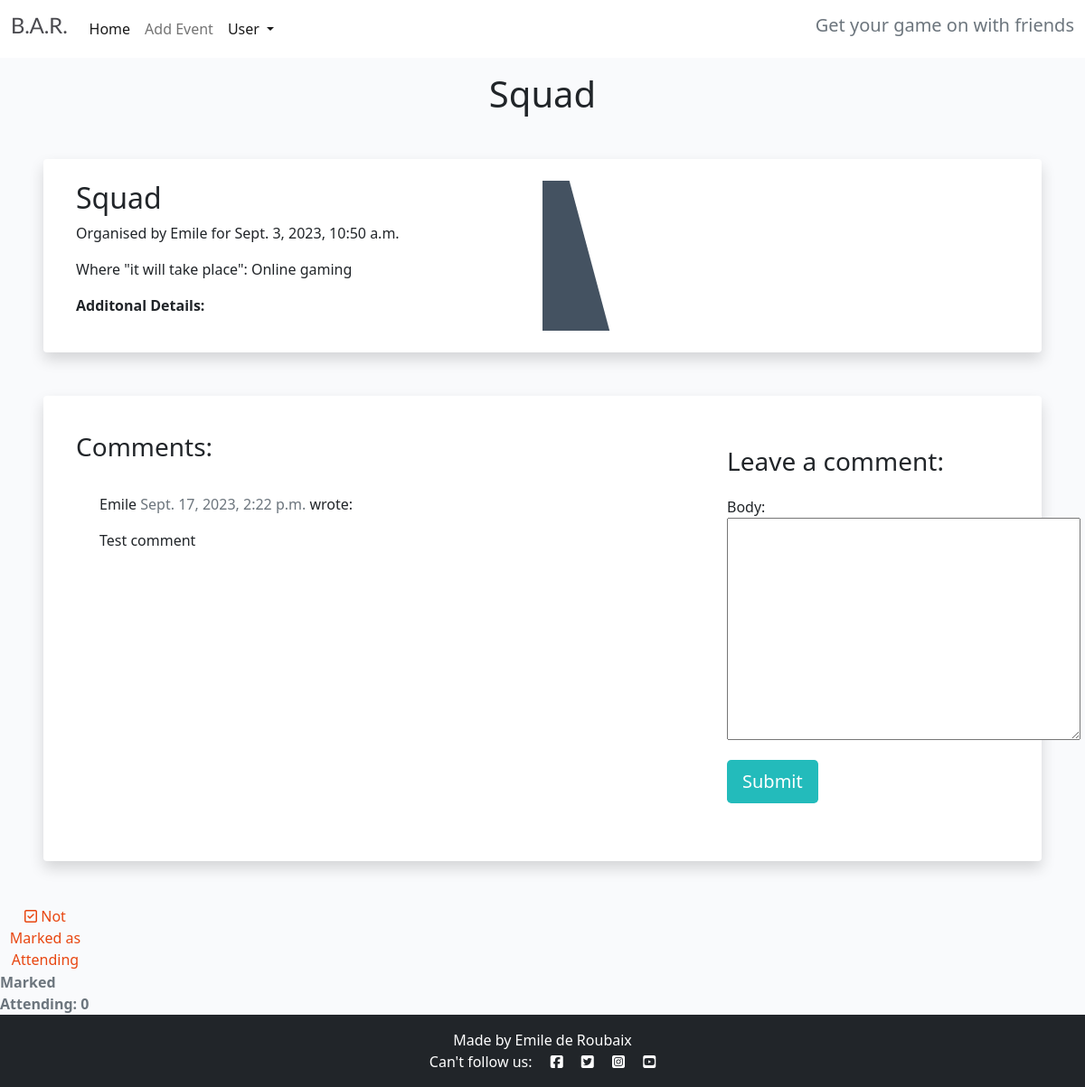
/booking-details/5 (signed in), run on the app's committed database.
### game_dates/models.py (models this page shows, shortened)
class Appointment(models.Model):
    user = models.ForeignKey(
        User, on_delete=models.CASCADE, null=True, blank=True)
    type = models.CharField(
        max_length=50, choices=SERVICE_CHOICES, default="Online gaming")
    day = models.DateField(default=datetime.now)
    time = models.CharField(
        max_length=24, choices=TIME_CHOICES)
    updated_on = models.DateTimeField(auto_now=True)
    description = models.CharField(
        max_length=50, null=True)
    content = models.TextField()
    created_on = models.DateTimeField(auto_now_add=True)
    approved = models.BooleanField(default=True)
    attending = models.ManyToManyField(
        User, related_name='event_attending', blank=True)
    class Meta:
        ordering = ["-created_on"]
    def number_of_attendees(self):
        return self.attending.count()

class Comment(models.Model):
    post = models.ForeignKey(Appointment, on_delete=models.CASCADE,
                             related_name="comments")
    name = models.CharField(max_length=80)
    email = models.EmailField(blank=True)
    body = models.TextField()
    created_on = models.DateTimeField(auto_now_add=True)
    approved = models.BooleanField(default=True)
    class Meta:
        ordering = ["created_on"]

### game_dates/views.py (the view)
# urls.py: path('booking-details/<booking_id>', views.bookingDetails, name='bookingDetails'),
def bookingDetails(request, booking_id):
    booking = Appointment.objects.get(pk=booking_id)
    comments = booking.comments.filter(approved=True).order_by('created_on')
    attending = booking.number_of_attendees()
    new_comment = None
    if request.method == 'POST':
        comment_form = CommentForm(data=request.POST)
        if comment_form.is_valid():
            new_comment = comment_form.save(commit=False)
            new_comment.name = request.user
            new_comment.post = Appointment.objects.get(id=booking_id)
            new_comment.save()
    else:
        comment_form = CommentForm()
    return render(request, 'bookingDetails.html', {
        'booking': booking,
        'comments': comments,
        'comment_form': comment_form,
        'attending': attending
        })

### game_dates/forms.py
class CommentForm(forms.ModelForm):
    class Meta:
        model = Comment
        fields = ('body',)

### game_dates/templates/bookingDetails.html (shortened to what this page needs)
{% extends "base.html" %}
{% block content %}
{% load crispy_forms_tags %}
{% if user.is_authenticated %}
<h1 class="text-center  mt-3">{{ booking.description }}</h1>
<div class="shadow p-4 mb-5 bg-body bg-body rounded text-black  m-5 ">
    <div class="">
        <div class="container">
            <div class="row g-0">
                <div class="col-md-6 ">
                    <h2 class="">{{ booking.description }}</h2>
                    <p class="">Organised by {{ booking.user }} for {{ booking.created_on }}</p>
                    <p class="">Where "it will take place": {{ booking.type }}</p>
                    <p class=""><strong>Additonal Details:</strong> {{ booking.content }}</p>
                </div>
                <div class="d-none d-md-block col-md-6 masthead-image">
                    <img src="https://codeinstitute.s3.amazonaws.com/fullstack/blog/default.jpg" width="100%">
                </div>
            </div>
        </div>
    </div>
</div>
<div class="shadow p-4 mb-5 bg-body bg-body rounded text-black  m-5 ">
    <div class="container">
        <div class="row">
            <div class="col-md-8 card mb-4  mt-3 ">
                <h3>Comments:</h3>
                <div class="card-body">
                    {% for comment in comments %}
                    <div class="comments" style="padding: 10px;">
                        <p class="font-weight-bold">
                            {{ comment.name }}
                            <span class=" text-muted font-weight-normal">
                                {{ comment.created_on }}
                            </span> wrote:
                        </p>
                        {{  comment.body | linebreaks }}
                    </div>
                    {% endfor %}
                </div>
            </div>
            <div class="col-md-4 card mb-4  mt-3 ">
                <div class="card-body">
                    {% if new_comment %}
                    <div class="alert alert-success" role="alert">
                        Your comment is awaiting approval
                    </div>
                    {% else %}
                    <h3>Leave a comment:</h3>
                    <form method="post" style="margin-top: 1.3em;">
                        {{ comment_form.as_p }}
                        <button type="submit" class="btn btn-signup btn-lg">Submit</button>
                    </form>
                    {% endif %}
                </div>
            </div>
        </div>
    </div>
</div>
<div class="col-1">
    <strong>
        {% if user.is_authenticated %}
        <form class="d-inline" action="{% url 'attending' booking.id %}" method="POST">
            {% if attending %}
            <button type="submit" name="booking_id" value="{{booking.id}}" class="btn-like"><i class="fa-solid fa-square-check"></i> Attending</button>
            {% else %}
            <button type="submit" name="booking_id" value="{{booking.id}}" class="btn-like"><i class="fa-regular fa-square-check"></i> Not Marked as Attending</button>
            {% endif %}
        </form>
        {% else %}
        <span class="text-secondary"><i class="far fa-heart"></i></span>
        {% endif %}
    <span class="text-secondary">Marked Attending: {{ attending }} </span>
    </strong>
</div>
{% else %}
<div class="shadow p-4 mb-5 bg-body bg-body rounded text-black  m-5 ">
    <h1 class="p-2  me-3">You Are Not Signed in!</h1>
    <a href="{% url 'register' %}" class="btn btn-primary shadow text-center">Sign in</a>
</div>
{% endif %}
{% endblock %}

### static/css/style.css (style rules this page uses)
body { background-color: #F9FAFC; }
.main-bg { background-color: #F9FAFC; }
.card { border: none; background-color: transparent; }
.masthead-image { position: relative; overflow: hidden; }
.masthead-image:after { content: ""; position: absolute; top: 0; right: 90%; height: 100%; width: 150%; background: #445261; -webkit-transform: skew(15deg); -moz-transform: skew(15deg); transform: skew(15deg); z-index: 100; }
.btn-signup { background-color: #23BBBB; color: #fff; }
.btn-like { color: #E84610; border: none; background: transparent; }

### data on the page
Appointment: description "Squad", user "Emile", created_on "Sept. 3, 2023, 10:50 a.m.", type "Online gaming"
Comment: name "Emile", created_on "Sept. 17, 2023, 2:22 p.m.", body "Test comment"

### other printed values
{{ attending }} "0"
